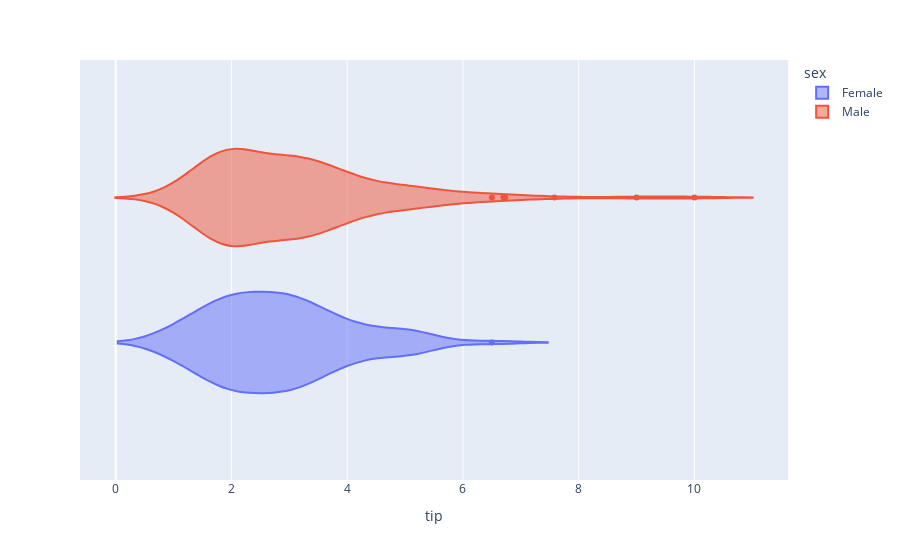

Notebook code cell kept with this figure:
### Code cell
px.violin(tips,'tip',color='sex')

### Figure 1 — Plotly figure (JSON) as saved in the notebook; plotly's stock layout.template omitted (floating-point values rounded to 4 significant figures; data arrays with more than 128 entries replaced by an {"elided": "..."} marker saying what was removed)
{"data": [{"alignmentgroup": "True", "box": {"visible": false}, "hovertemplate": "sex=Female<br>tip=%{x}<extra></extra>", "legendgroup": "Female", "marker": {"color": "#636efa"}, "name": "Female", "offsetgroup": "Female", "orientation": "h", "scalegroup": "True", "showlegend": true, "type": "violin", "x": [1.01, 5.14, 3.75, 2.61, 2, 3, 1.61, 2, 4, 2.52, 4.2, 2, 2, 2.83, 1.5, 2, 3.25, 1.25, 2, 2, 2.75, 3.5, 5, 2.3, 1.5, 1.36, 1.63, 3.09, 3.48, 3, 2.5, 2, 2.88, 4.67, 2, 1.1, 6.5, 2.5, 2, 3.5, 3.5, 4.19, 5, 2.01, 2, 2.5, 3.23, 2.23, 1.68, 3, 2.45, 3.07, 2.6, 5.2, 1.5, 3, 3.02, 3.61, 5, 1.67, 3.5, 2.75, 2.23, 4.3, 3.25, 2.5, 3, 2.5, 3.48, 4.08, 4, 1, 4, 3.5, 1.5, 1.8, 2.92, 1, 2.47, 1, 3, 3.14, 5, 2.2, 1.83, 5.17, 3], "x0": " ", "xaxis": "x", "y0": " ", "yaxis": "y"}, {"alignmentgroup": "True", "box": {"visible": false}, "hovertemplate": "sex=Male<br>tip=%{x}<extra></extra>", "legendgroup": "Male", "marker": {"color": "#EF553B"}, "name": "Male", "offsetgroup": "Male", "orientation": "h", "scalegroup": "True", "showlegend": true, "type": "violin", "x": {"elided": "157 float values"}, "x0": " ", "xaxis": "x", "y0": " ", "yaxis": "y"}], "layout": {"legend": {"title": {"text": "sex"}, "tracegroupgap": 0}, "margin": {"t": 60}, "violinmode": "group", "xaxis": {"anchor": "y", "domain": [0, 1], "title": {"text": "tip"}}, "yaxis": {"anchor": "x", "domain": [0, 1]}}}
